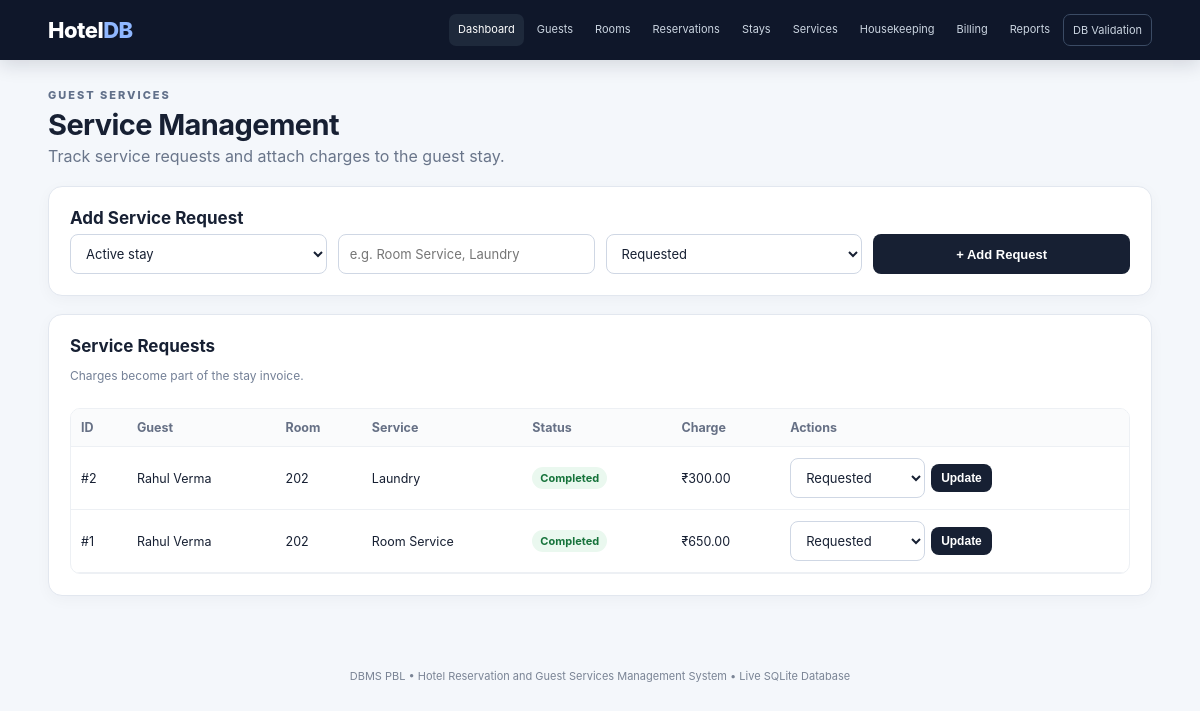
/services, run on the app's committed database.
### tables this page shows
CREATE TABLE service_request (
    service_request_id INTEGER PRIMARY KEY AUTOINCREMENT,
    stay_id INTEGER NOT NULL,
    service_type TEXT NOT NULL,
    request_date TEXT NOT NULL DEFAULT CURRENT_TIMESTAMP,
    status TEXT NOT NULL DEFAULT 'Requested'
        CHECK (status IN ('Requested','In Progress','Completed','Cancelled')),
    FOREIGN KEY (stay_id) REFERENCES stay(stay_id)
);

CREATE TABLE room (
    room_id INTEGER PRIMARY KEY AUTOINCREMENT,
    room_number TEXT NOT NULL UNIQUE,
    room_type_id INTEGER NOT NULL,
    floor INTEGER NOT NULL CHECK (floor >= 0),
    status TEXT NOT NULL DEFAULT 'Available'
        CHECK (status IN ('Available','Occupied','Maintenance','Cleaning')),
    FOREIGN KEY (room_type_id) REFERENCES room_type(room_type_id)
);

### app.py (the view, shortened to what this page needs)
@app.route("/services", methods=["GET", "POST"])
def services():
    service_data = rows("""SELECT sr.*, g.first_name || ' ' || g.last_name AS guest_name, r.room_number,
                          (SELECT sc.amount FROM service_charge sc WHERE sc.service_request_id=sr.service_request_id) AS charge
                     FROM service_request sr
                     JOIN stay s ON sr.stay_id=s.stay_id
                     JOIN reservation rs ON s.reservation_id=rs.reservation_id
                     JOIN guest g ON rs.guest_id=g.guest_id
                     JOIN room r ON rs.room_id=r.room_id
                     ORDER BY sr.service_request_id DESC""")
    stay_data = rows("""SELECT s.stay_id,g.first_name || ' ' || g.last_name AS guest_name,r.room_number
                  FROM stay s JOIN reservation rs ON s.reservation_id=rs.reservation_id
                  JOIN guest g ON rs.guest_id=g.guest_id
                  JOIN room r ON rs.room_id=r.room_id WHERE s.status='Active'""")
    return render_template("services.html", services=service_data, stays=stay_data)

### app.py (called while the page is built)
def get_db():
    conn = sqlite3.connect(DB_PATH)
    conn.row_factory = sqlite3.Row
    conn.execute("PRAGMA foreign_keys = ON")
    return conn

def rows(sql, params=()):
    conn = get_db()
    result = conn.execute(sql, params).fetchall()
    conn.close()
    return result

@app.context_processor
def common():
    return {"today": date.today().isoformat()}

### app/templates/services.html (shortened to what this page needs)
{% extends 'base.html' %}{% block title %}Services{% endblock %}
{% block content %}
<div class="page-title"><div><p class="eyebrow dark">GUEST SERVICES</p><h1>Service Management</h1><p>Track service requests and attach charges to the guest stay.</p></div></div>
<section class="panel form-panel"><h2>Add Service Request</h2><form method="post" class="grid-form"><select name="stay_id" required><option value="">Active stay</option></select><input name="service_type" placeholder="e.g. Room Service, Laundry" required><select name="status"><option>Requested</option></select><button class="button">+ Add Request</button></form></section>
<section class="panel"><div class="panel-head"><div><h2>Service Requests</h2><p class="muted">Charges become part of the stay invoice.</p></div></div><div class="table-wrap"><table><thead><tr><th>ID</th><th>Guest</th><th>Room</th><th>Service</th><th>Status</th><th>Charge</th><th>Actions</th></tr></thead><tbody>
{% for s in services %}<tr><td>#{{s.service_request_id}}</td><td>{{s.guest_name}}</td><td>{{s.room_number}}</td><td>{{s.service_type}}</td><td><span class="status {{s.status|lower|replace(' ','-')}}">{{s.status}}</span></td><td>{% if s.charge %}₹{{'%.2f'|format(s.charge)}}{% else %}—{% endif %}</td><td>{% if not s.charge and s.status != 'Cancelled' %}<form method="post" action="/services/{{s.service_request_id}}/charge" class="inline"><input type="number" step="0.01" min="0.01" name="amount" placeholder="Amount" required><button class="button small">Post Charge</button></form>{% else %}<form method="post" action="/services/{{s.service_request_id}}/status" class="inline"><select name="status"><option>Requested</option><option>In Progress</option><option>Completed</option><option>Cancelled</option></select><button class="button small">Update</button></form>{% endif %}</td></tr>
{% else %}<tr><td colspan="7" class="empty">No service requests yet.</td></tr>{% endfor %}</tbody></table></div></section>
{% endblock %}

### app/static/style.css (style rules this page uses)
* { box-sizing:border-box }
html { scroll-behavior:smooth }
body { margin:0;font-family:Inter,Segoe UI,Arial,sans-serif;background:#f4f7fb;color:#172033 }
.eyebrow { font-size:11px;letter-spacing:2px;color:#a9bedc;font-weight:800;margin:0 }
.eyebrow.dark { color:#61708a }
.button { border:0;background:#172033;color:#fff;padding:10px 14px;border-radius:8px;cursor:pointer;text-decoration:none;font-size:13px;display:inline-block;font-weight:650;transition:.15s }
.button.small { padding:7px 10px;font-size:12px }
.quick-card span,.muted { color:#748097;font-size:12px }
.panel { background:#fff;border:1px solid #e2e7ef;border-radius:14px;padding:21px;margin:18px 0;box-shadow:0 4px 15px rgba(20,30,50,.035) }
.panel h2 { margin:0 0 6px;font-size:17px }
.panel-head,.section-heading { display:flex;justify-content:space-between;align-items:center;gap:15px;margin-bottom:13px }
.page-title { display:flex;justify-content:space-between;align-items:end;gap:20px;margin:5px 0 20px }
.page-title h1 { margin:5px 0 4px;font-size:29px;letter-spacing:-.6px }
.page-title p:not(.eyebrow) { margin:0;color:#69758a }
.form-panel { max-width:1150px }
.grid-form { display:grid;grid-template-columns:repeat(4,1fr);gap:11px }
input,select { width:100%;padding:10px 11px;border:1px solid #cfd7e4;border-radius:8px;background:#fff;color:#172033;font:inherit;font-size:13px }
table { border-collapse:collapse;width:100%;font-size:12.5px }
th,td { text-align:left;padding:11px 10px;border-bottom:1px solid #edf0f4;vertical-align:middle }
th { color:#667085;background:#fafbfc;font-weight:700;position:sticky;top:0 }
.table-wrap { overflow:auto;border:1px solid #edf0f4;border-radius:10px }
.status { display:inline-flex;padding:4px 8px;border-radius:999px;background:#eef2f7;color:#475467;font-size:11px;font-weight:700;white-space:nowrap }
.status.available,.status.paid,.status.completed { background:#eaf8ef;color:#16733b }
.inline { display:flex;gap:6px;align-items:center }
.inline select { width:135px }

### data on the page
service_request: service_request_id "2", guest_name "Rahul Verma", room_number "202", service_type "Laundry", status "Completed", charge "300.00"
service_request: service_request_id "1", guest_name "Rahul Verma", room_number "202", service_type "Room Service", status "Completed", charge "650.00"
